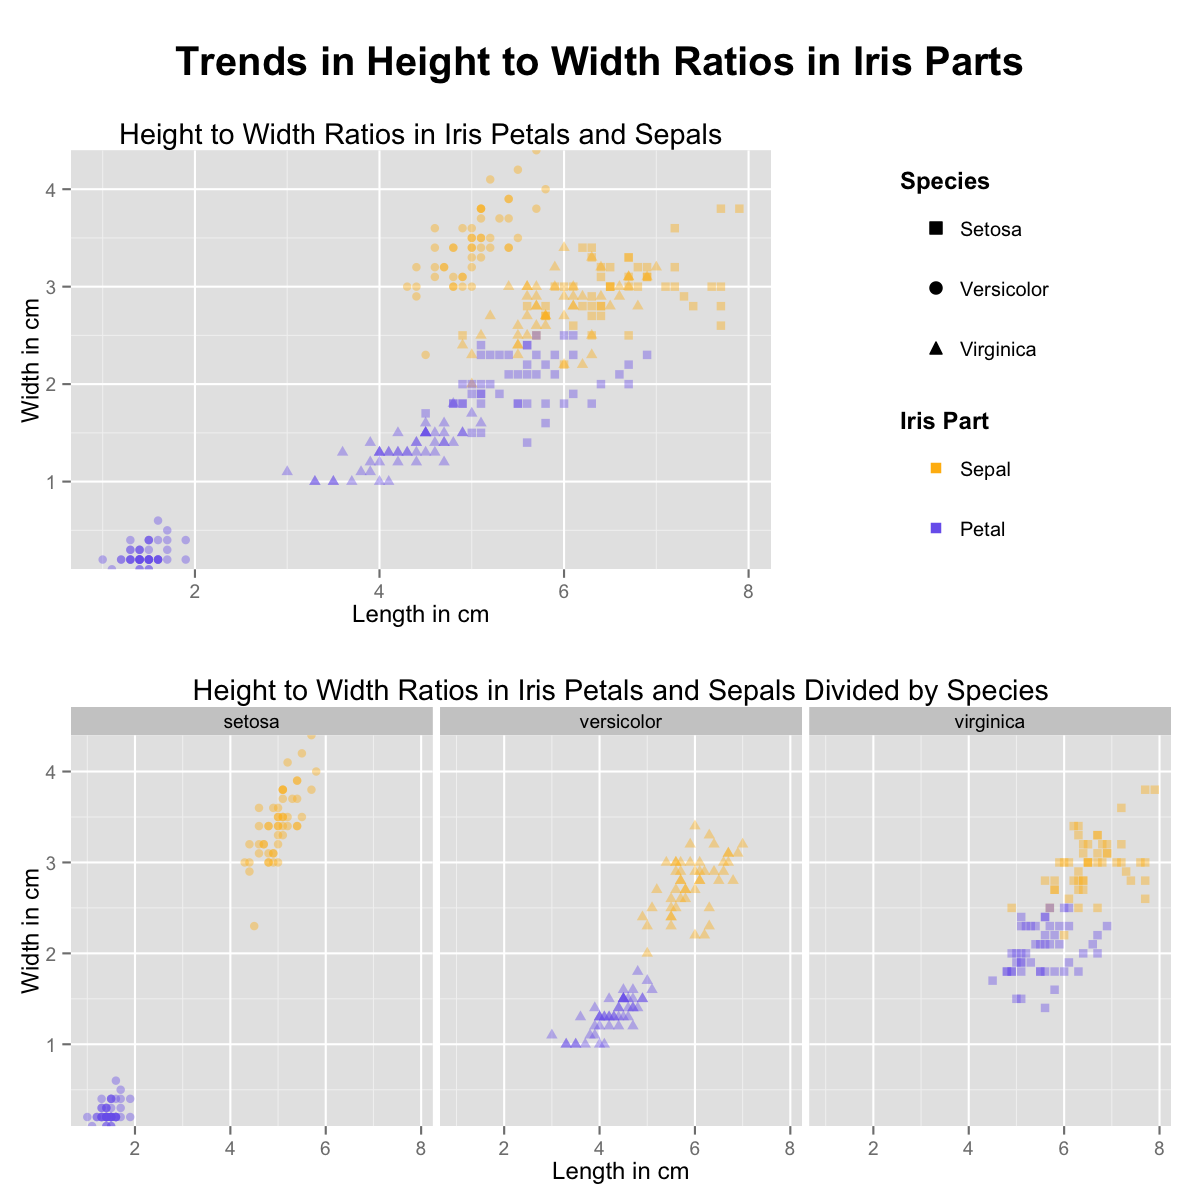

Write R code to recreate this figure.
library(ggplot2)
library(grid)

fpath <- "/Users/aaron/classes/dataviz14f/rExamples/customization"

##### Charis #####
fname <- "charis.png"



# original code: 
ggplot(iris) +
  geom_point(aes(x=Sepal.Length, y=Sepal.Width, shape=Species), color = "DarkGoldenrod1", alpha=.4) +
  geom_point(aes(x=Petal.Length, y=Petal.Width, shape=Species), color = "SlateBlue2", alpha=.4) + 
  theme(legend.position="none") +
  facet_grid(. ~ Species) + 
  coord_fixed() + 
  scale_shape_manual(values=c(15, 16, 17)) + 
  xlab("Length in cm") + ylab("Width in cm") +
  ggtitle("Height to Width Ratios \nin Iris Petals and Sepals Divided by Species")

ggplot(iris) +
  geom_point(aes(x=Sepal.Length, y=Sepal.Width, shape=Species), color = "DarkGoldenrod1", alpha=.4) +
  geom_point(aes(x=Petal.Length, y=Petal.Width, shape=Species), color = "SlateBlue2", alpha=.4) + 
  coord_fixed() + 
  scale_shape_manual(values=c(15, 16, 17)) + 
  theme(legend.position="none") + 
  xlab("Length in cm") + 
  ylab("Width in cm")
  ggtitle("Height to Width Ratios in Iris Petals and Sepals")



## suggested modifications

a <- ggplot(iris) +
  geom_point(aes(x=Sepal.Length, y=Sepal.Width, shape=Species), color = "DarkGoldenrod1", alpha=.4) +
  geom_point(aes(x=Petal.Length, y=Petal.Width, shape=Species), color = "SlateBlue2", alpha=.4) + 
  theme(legend.position="none") +
  facet_grid(. ~ Species) + 
  xlab("Length in cm") + 
  ylab("Width in cm") +
  scale_y_continuous(expand = c(0,0)) +
  ggtitle("Height to Width Ratios in Iris Petals and Sepals Divided by Species")

b <- ggplot(iris) +
  geom_point(aes(x=Sepal.Length, y=Sepal.Width, shape=Species), color = "DarkGoldenrod1", alpha=.4) +
  geom_point(aes(x=Petal.Length, y=Petal.Width, shape=Species), color = "SlateBlue2", alpha=.4) + 
  theme(legend.position="none") + 
  xlab("Length in cm") + 
  ylab("Width in cm") +
  scale_y_continuous(expand = c(0,0)) +
  ggtitle("Height to Width Ratios in Iris Petals and Sepals")



grid.show.layout(grid.layout(3, 3, widths = unit(c(1, 1, 1), c("null", "null", "null")),
heights = c(3, 1, 1), c("lines", "null", "null")))



png(fname, width=1200, height=1200, res=144)

pushViewport(viewport(layout=grid.layout(3, 3, widths = unit(c(1, 1, 1), c("null", "null", "null")),
heights = c(3, 1, 1), c("lines", "null", "null"))))

vplayout <- function(x,y)
  viewport(layout.pos.row = x, layout.pos.col = y)
print(b, vp=vplayout(2, 1:2))
print(a, vp=vplayout(3, 1:3))
grid.text(label="Trends in Height to Width Ratios in Iris Parts", x=0.5, y=0.95, gp=gpar(fontsize=20, fontface="bold"))

grid.text("Species", x = 0.75, y=0.85, just="left", gp = gpar(fontsize=12, fontface="bold"))
grid.text("Setosa", x = 0.8, y=0.81, just="left", gp = gpar(fontsize=10))
grid.text("Versicolor", x = 0.8, y=0.76, just="left", gp = gpar(fontsize=10))
grid.text("Virginica", x = 0.8, y=0.71, just="left", gp = gpar(fontsize=10))

grid.text("Iris Part", x = 0.75, y=0.65, just="left", gp = gpar(fontsize=12, fontface="bold"))
grid.text("Sepal", x = 0.8, y=0.61, just="left", gp = gpar(fontsize=10))
grid.text("Petal", x = 0.8, y=0.56, just="left", gp = gpar(fontsize=10))



# draw the shapes for the legend
# x and y are the coordinates for drawing a triangle, referenced in "grid.path"
grid.rect(x = 0.78, y=0.81, width=0.01, height=0.01, gp=gpar(fill="black"))
grid.circle(x=0.78, y=0.76, r=0.005, gp=gpar(fill="black"))
x <- c(.775, .780, .785)
y <- c(.705, .715, .705)
grid.path(x, y, gp=gpar(fill="black"))

grid.rect(x = 0.78, y=0.61, width=0.01, height=0.01, gp=gpar(col="white", fill="DarkGoldenrod1"))
grid.rect(x = 0.78, y=0.56, width=0.01, height=0.01, gp=gpar(col="white", fill="SlateBlue2"))



dev.off()

